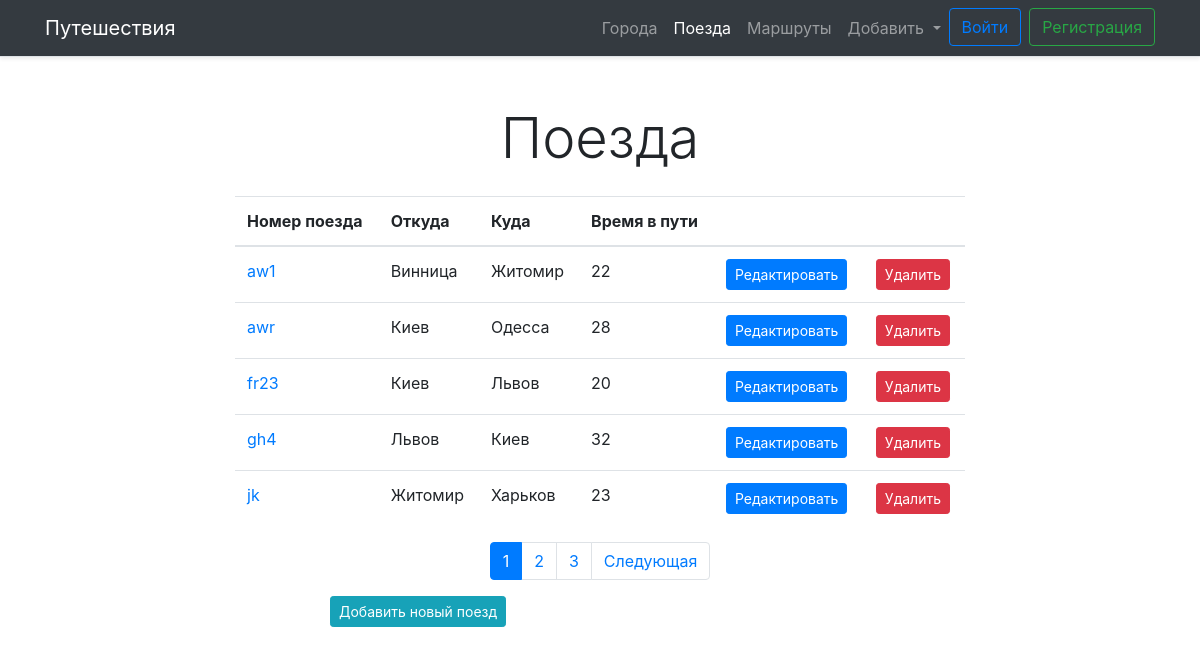
The app's page /trains/ with its own data.
### trains/models.py (models this page shows, shortened)
class Train(models.Model):
    name = models.CharField(max_length=100, unique=True, verbose_name='Название поезда')
    from_city = models.ForeignKey(City, on_delete=models.CASCADE,
                                  verbose_name='Откуда', related_name='from_city')
    to_city = models.ForeignKey(City, on_delete=models.CASCADE,
                                verbose_name='Куда', related_name='to_city')
    travel_time = models.IntegerField(verbose_name='Время в пути')
    class Meta:
        verbose_name = 'Поезд'
        verbose_name_plural = 'Поезда'
        ordering = ['name']

### cities/models.py (models this page shows)
class City(models.Model):
    name = models.CharField(max_length=100, unique=True, verbose_name='Город')
    def __str__(self):
        return self.name
    class Meta:
        verbose_name = 'Город'
        verbose_name_plural = 'Города'
        ordering = ['name']

### trains/views.py (the view)
# urls.py: path('', home, name = 'home'),
def home(request):
    trains = Train.objects.all()
    paginator = Paginator(trains, 5)
    page = request.GET.get('page')
    trains = paginator.get_page(page)
    return render(request, 'trains/home.html', {'objects_list': trains, })

### trains/templates/trains/home.html (shortened to what this page needs)
{% extends 'base.html' %}
    {% block content %}
        <h1 class="display-4 text-center my-4" > Поезда </h1>
        <div class="row">
            <div class="col-md-8 mx-auto">
                <table class="table table-hover ">
                <thead>
                <tr>
                    <th> Номер поезда </th>
                    <th> Откуда </th>
                    <th> Куда </th>
                    <th> Время в пути </th>
                    <th> &nbsp; </th>
                    <th> &nbsp; </th>
                </tr>
                </thead>
                <tbody>
                {% for object in objects_list%}
                    <tr>
                    <td>
                        <a href="{% url 'train:detail' pk=object.pk %}">
                            {{object.name}}
                        </a>
                    </td>
                    <td>
                            {{object.from_city}}
                    </td>
                    <td>
                            {{object.to_city}}
                    </td>
                    <td>
                            {{object.travel_time}}
                    </td>
                    <td>
                        <a href="{% url 'train:update' pk=object.pk %}">
                            <button type="button" class="btn btn-primary btn-sm">
                                Редактировать
                            </button>
                        </a>
                    </td>
                    <td>
                        <a href="{% url 'train:delete' pk=object.pk %}">
                            <button type="button" class="btn btn-danger btn-sm">
                                Удалить
                            </button>
                        </a>
                    </td>
                    </tr>
                {% endfor %}
                </tbody>
                </table>
                <nav aria-label="Page navigation example">
                    <ul class="pagination justify-content-center">
                        {% for page in objects_list.paginator.page_range %}
                        {% if page == objects_list.number %}
                            <li class="page-item active">
                                <a class="page-link" href="#"> {{page}}
                                </a>
                            </li>
                        {% else %}
                            <li class="page-item">
                                <a class="page-link"
                                    href="?page={{page}}">
                                    {{page}}
                                </a>
                            </li>
                        {% endif %}
                     {% endfor %}
                        {% if objects_list.has_next %}
                        <li class="page-item">
                            <a class="page-link" href="?page={{objects_list.next_page_number }}">Следующая</a>
                        </li>
                        {% endif %}
                  </ul>
                </nav>
            </div>
        </div>
        <div class="row">
            <div class="col-md-6 mx-auto">
                <a href="{% url 'train:add' %}">
                   <button type="button" class="btn btn-info btn-sm">
                        Добавить новый поезд
                    </button>
                </a>
            </div>
        </div>
     {% endblock %}

### templates/base.html (shortened to what this page needs)
<!doctype html>
{% url 'city:home' as city_home_url %}
{% url 'train:home' as train_home_url %}
{% url 'train:add' as train_add_url %}
{% url 'city:add' as city_add_url %}
<html lang="ru">
  <head>
    <link rel="stylesheet" href="https://stackpath.bootstrapcdn.com/bootstrap/4.4.1/css/bootstrap.min.css">
    <link href="https://cdn.jsdelivr.net/npm/select2@4.0.13/dist/css/select2.min.css" rel="stylesheet" />
  </head>
  <body>
<nav class="navbar navbar-expand-lg navbar navbar-dark bg-dark border-bottom shadow-sm">
  <div class="container">
  <a class="navbar-brand" href="{% url 'home' %}">Путешествия</a>
  <div class="collapse navbar-collapse" id="navbarNavDropdown">
    <ul class="navbar-nav ml-auto">
      <li class="nav-item {% if request.path == city_home_url %} active {% endif %}">
        <a class="nav-link" href="{% url 'city:home' %}">Города <span class="sr-only">(current)</span></a>
      </li>
      <li class="nav-item {% if request.path == train_home_url %} active {% endif %}">
        <a class="nav-link" href="{% url 'train:home' %}">Поезда</a>
      </li>
      <li class="nav-item">
        <a class="nav-link" href="{% url 'list'%}">Маршруты</a>
      </li>
      <li class="nav-item dropdown
        ">
        <a class="nav-link dropdown-toggle" href="#" id="navbarDropdownMenuLink"
           role="button" data-toggle="dropdown" aria-haspopup="true" aria-expanded="false">
          Добавить
        </a>
      </li>
            {% if user.is_authenticated %}
                 <li class="nav-item ">
                    <a class="btn btn-outline-danger" href="{% url 'logout' %}"> Выйти</a>
                </li>
            {% else %}
                <li class="nav-item ">
                    <a class="btn btn-outline-primary  mr-2" href="{% url 'login' %}"> Войти</a>
                </li>
               <li class="nav-item ">
                    <a class=" btn btn-outline-success" href="{% url 'register' %}"> Регистрация</a>
                </li>
            {% endif %}
    </ul>
  </div>
</div>
</nav>
  <div class="container">
    {% block content %} {% endblock content %}
  </div>
  </body>
</html>

### records on screen
Train: name "aw1", from_city "Винница", to_city "Житомир", travel_time "22"
Train: name "awr", from_city "Киев", to_city "Одесса", travel_time "28"
Train: name "fr23", from_city "Киев", to_city "Львов", travel_time "20"
Train: name "gh4", from_city "Львов", to_city "Киев", travel_time "32"
Train: name "jk", from_city "Житомир", to_city "Харьков", travel_time "23"

### other values on screen
{{ page }} "1"
{{ page }} "2" "3"
